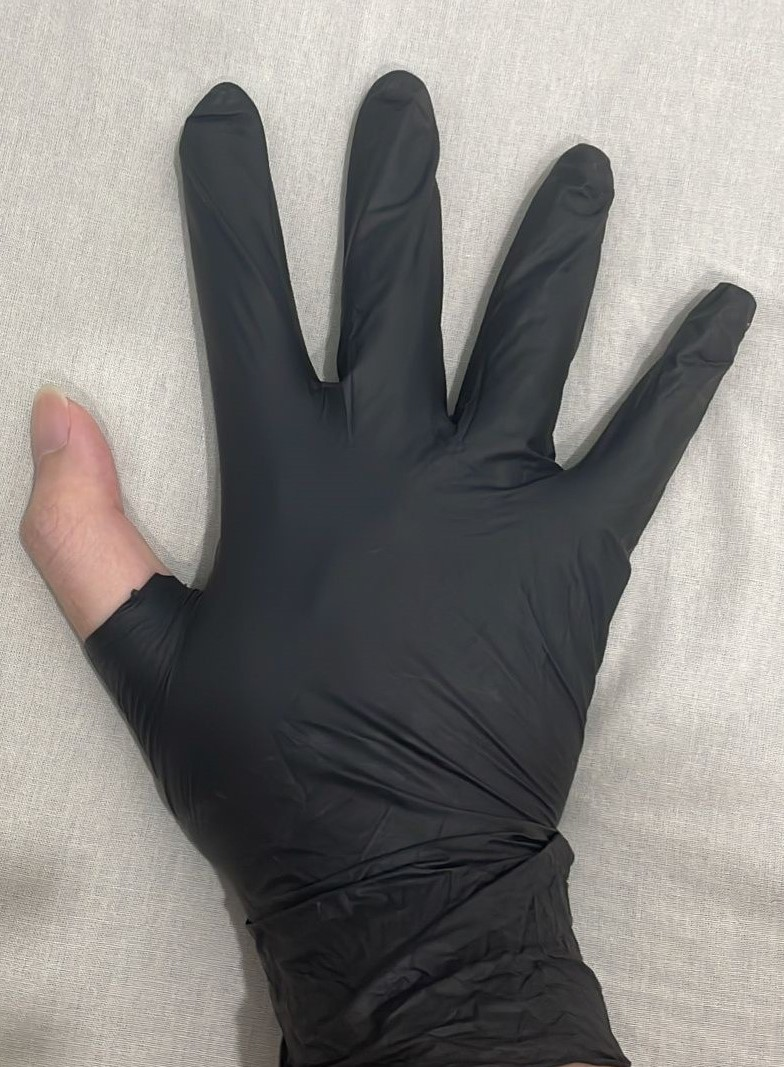
%> input picture Rubber Nitrile/RubberNitrile_pic/RNMissingFinger_1.jpg, 784 x 1067 px
$ octave --eval "RubberNitrileMissingFingerDetector(imread('RubberNitrile_pic/RNMissingFinger_1.jpg'));"   (GNU Octave 9; MATLAB toolbox functions it lacks are replaced by stand-ins)
%> lines starting %> are read from the running program, lines starting %| are printed output that depends on the picture; in (x1, y1, x2, y2) boxes, pixels count from 0 and x2, y2 are one past the last pixel; in counts of white or black regions, pixels touching at a corner belong together; the program's own positions count from 1
function RubberNitrileMissingFingerDetector(input_img)
    try
        % Convert image to grayscale
        gray_img = rgb2gray(input_img);

        % Apply Gaussian filter for smoothing
        blurred_img = imgaussfilt(gray_img, 4);

        % Threshold image to create a binary mask for the glove area
        complete_mask = imbinarize(blurred_img, 0.65);
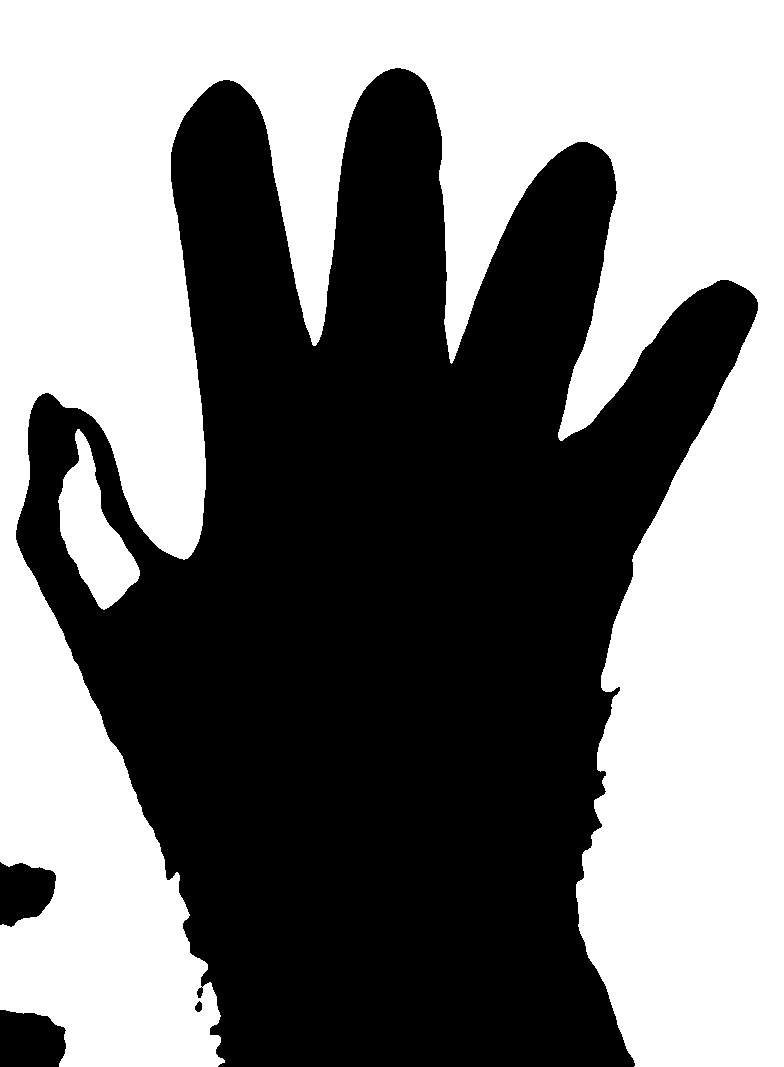
%> complete_mask: size 1067x784 logical; 48.7% white; 2 white regions, box (x1, y1, x2, y2) and area: (0, 0, 784, 1067) 400521, (58, 429, 140, 610) 6866
        RNMF_defect_mask = imbinarize(blurred_img, 0.40);
%> RNMF_defect_mask: size 1067x784 logical; 56% white; 1 black region, box (x1, y1, x2, y2) and area: (82, 73, 752, 1067) 368470

        % Invert the glove mask
        complete_mask = ~complete_mask;
        RNMF_defect_mask = ~RNMF_defect_mask;

        % Fill any holes in the binary mask for the glove area
        completed_filled_mask = imfill(complete_mask, 'holes');
%> completed_filled_mask: size 1067x784 logical; 52.1% white; 1 black region, box (x1, y1, x2, y2) and area: (0, 0, 784, 1067) 400521

        % Apply morphological opening to remove noise from the glove mask
        structuring_element_glove = strel('disk', 10);
        complete_opened_mask = imopen(completed_filled_mask, structuring_element_glove);
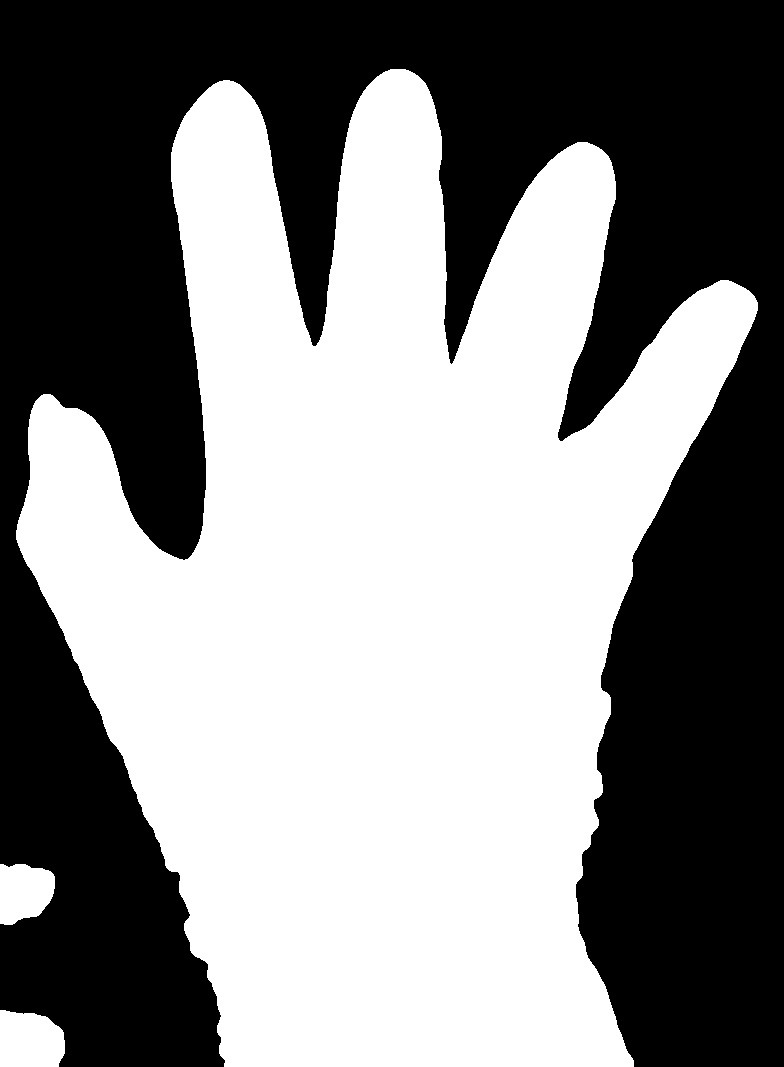
%> complete_opened_mask: size 1067x784 logical; 52% white; 1 black region, box (x1, y1, x2, y2) and area: (0, 0, 784, 1067) 401170

        % Remove small objects from the glove mask
        min_glove_area_threshold = 1000; % Adjust as needed
        RNMF_glove_filtered_mask = bwareaopen(complete_opened_mask, min_glove_area_threshold);

        SE1 = strel('disk', 15); % Adjust the size as needed

        % Erode the thresholded image
        RNMF_glove_filtered_mask = imerode(RNMF_glove_filtered_mask, SE1);
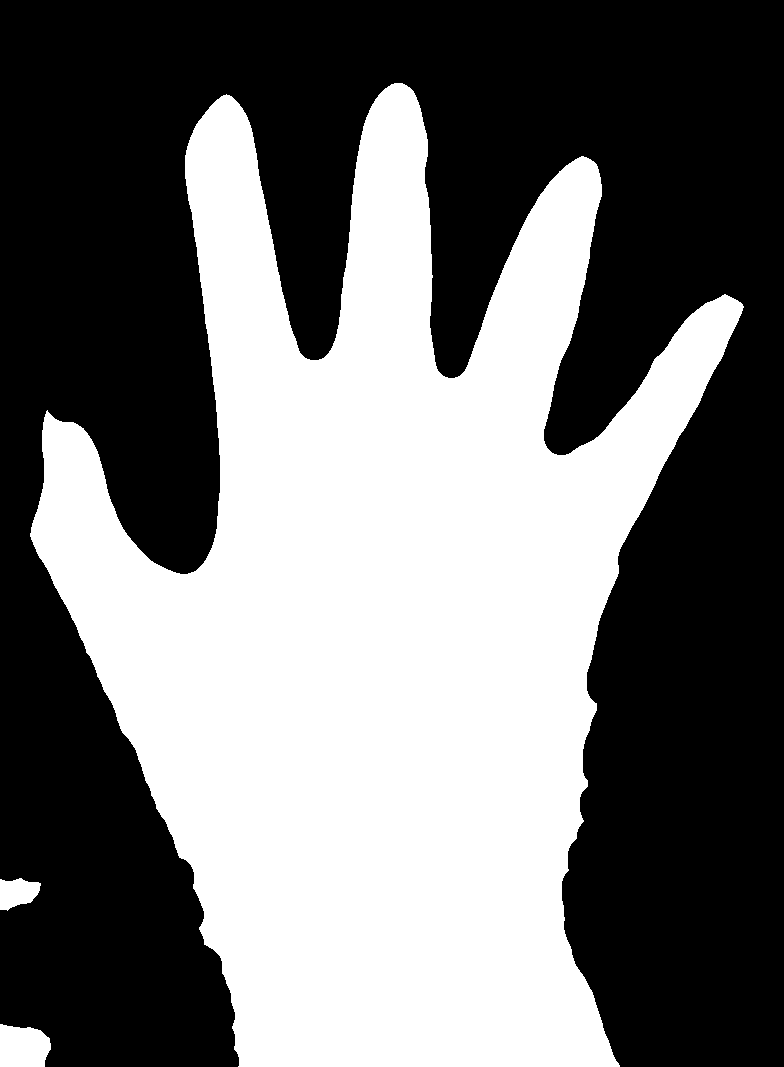
%> RNMF_glove_filtered_mask: size 1067x784 logical; 44.7% white; 3 white regions, box (x1, y1, x2, y2) and area: (30, 83, 744, 1067) 371047, (0, 1024, 51, 1067) 1874, (0, 878, 41, 911) 955

        nhood = ones(5);
        open = strel(nhood);
        RNMF_defect_mask = imopen(RNMF_defect_mask, open);
%> RNMF_defect_mask: size 1067x784 logical; 44% white; 1 white region, box (x1, y1, x2, y2) and area: (83, 73, 752, 1067) 368466

        RN_missingfinger = imsubtract(RNMF_glove_filtered_mask, RNMF_defect_mask);
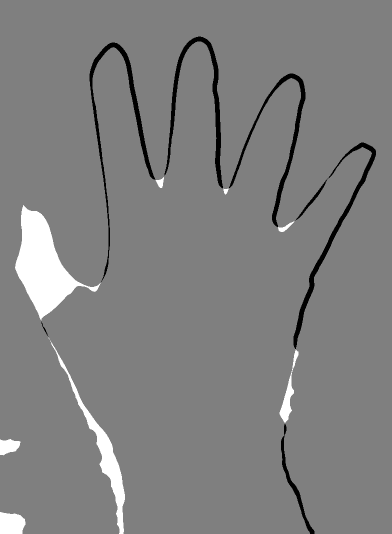
%> RN_missingfinger: size 1067x784 double (shown at 1/2 size); min -1, max 1, mean 0.00647; drawn with min black and max white
        RN_missingfinger = im2bw(RN_missingfinger);
%> RN_missingfinger: size 1067x784 logical; 3.1% white; 10 white regions (2 under 20 px), largest, box (x1, y1, x2, y2) and area: (30, 410, 201, 641) 15243, (100, 681, 250, 1067) 6068, (0, 1024, 51, 1067) 1874
        SE2 = strel('square', 2);
        RN_missingfinger = imopen(RN_missingfinger, SE2);
%> RN_missingfinger: size 1067x784 logical; 3.1% white; 11 white regions (2 under 20 px), largest, box (x1, y1, x2, y2) and area: (30, 411, 200, 640) 15237, (103, 687, 250, 1067) 6061, (0, 1024, 51, 1067) 1874

        SE3 = strel('disk', 2); % Adjust the size as needed
        % Erode the thresholded image
        RN_missingfinger = imerode(RN_missingfinger, SE3);
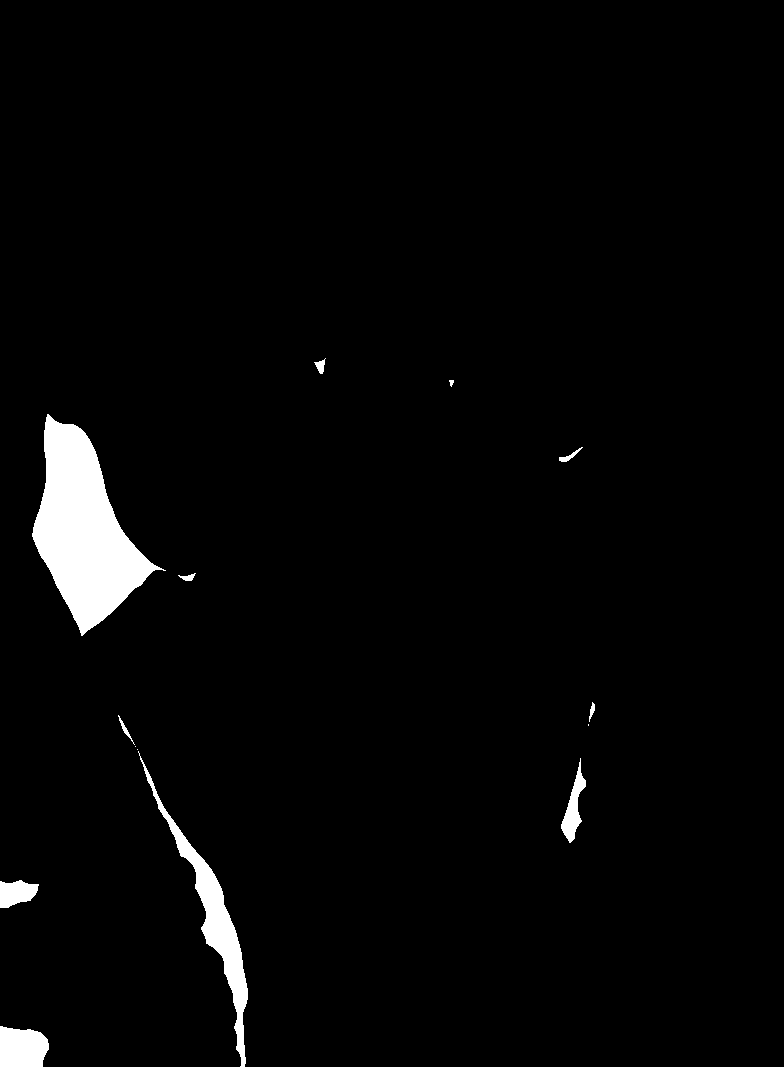
%> RN_missingfinger: size 1067x784 logical; 2.7% white; 14 white regions (3 under 20 px)
        save(fullfile(pwd, 'RNpic.mat'),'RNMF_glove_filtered_mask', 'RNMF_defect_mask', 'RN_missingfinger');

        % Find the connected components in the stitch mask
        finger_cc = bwconncomp(RN_missingfinger);
%> finger_cc = 14 connected components

        % Calculate the properties of connected components
        finger_props = regionprops(finger_cc, 'BoundingBox', 'Area');
%> finger_props = 14 regions; largest, box (x1, y1, x2, y2) and Area: (32, 414, 166, 636) 14033, (138, 751, 248, 1067) 4476, (0, 1026, 49, 1067) 1719, (561, 758, 586, 843) 820, (0, 880, 39, 908) 777

        % Threshold for minimum area of detected stitch (adjust as needed)
        min_finger_area = 4500;

        % Filter out small stitches based on area threshold
        LMissingFinger = finger_props([finger_props.Area] > min_finger_area);
%> LMissingFinger = 1 region; box (x1, y1, x2, y2) and Area: (32, 414, 166, 636) 14033

        save(fullfile(pwd, 'RNvariables.mat'), 'LMissingFinger');
    catch ME
        disp(ME.message);
    end
end

$ run again, on Rubber Nitrile/RubberNitrile_pic/RNMissingFinger_2.jpg
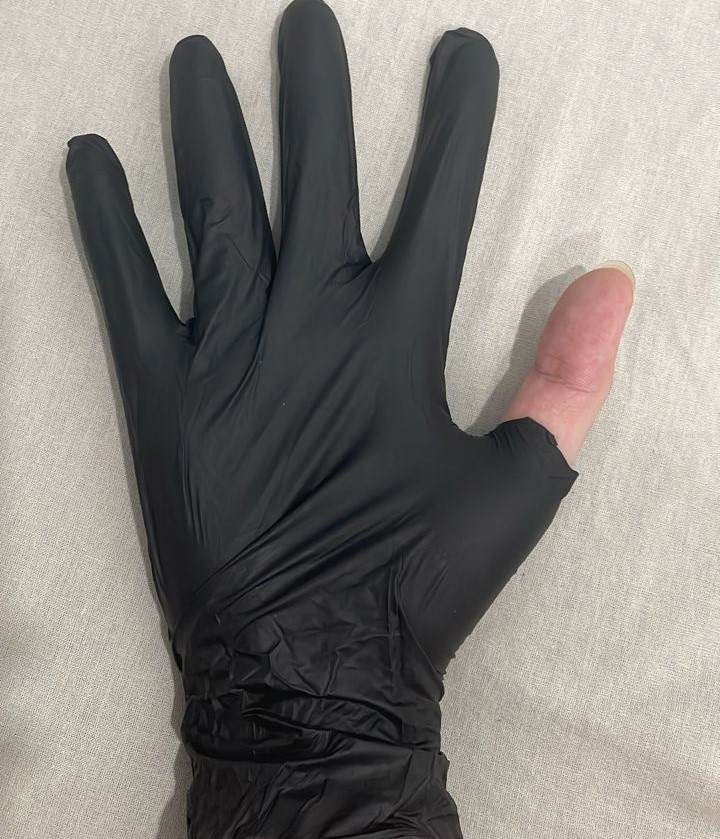
%> input picture Rubber Nitrile/RubberNitrile_pic/RNMissingFinger_2.jpg, 720 x 839 px
%> in RubberNitrileMissingFingerDetector, `complete_mask = imbinarize(blurred_img, 0.65);`:
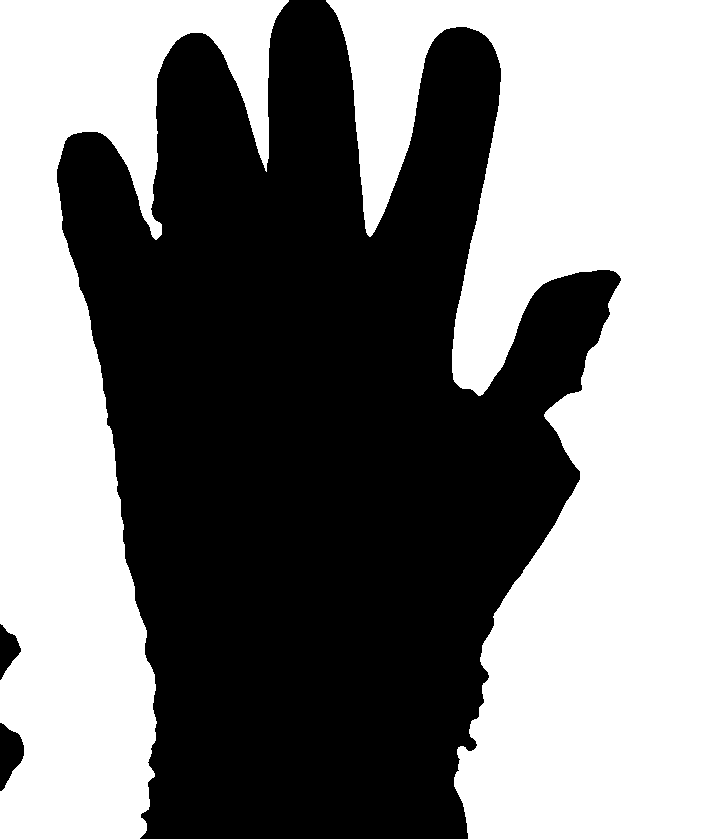
%> complete_mask: size 839x720 logical; 50.4% white; 3 black regions, box (x1, y1, x2, y2) and area: (57, 0, 621, 839) 297659, (0, 723, 24, 791) 1040, (0, 624, 21, 680) 654
%> complete_opened_mask: size 839x720 logical; 49.5% white; 3 white regions, box (x1, y1, x2, y2) and area: (57, 0, 619, 839) 297374, (0, 725, 24, 784) 996, (0, 629, 20, 671) 593
%> in RubberNitrileMissingFingerDetector, `RN_missingfinger = imerode(RN_missingfinger, SE3);`:
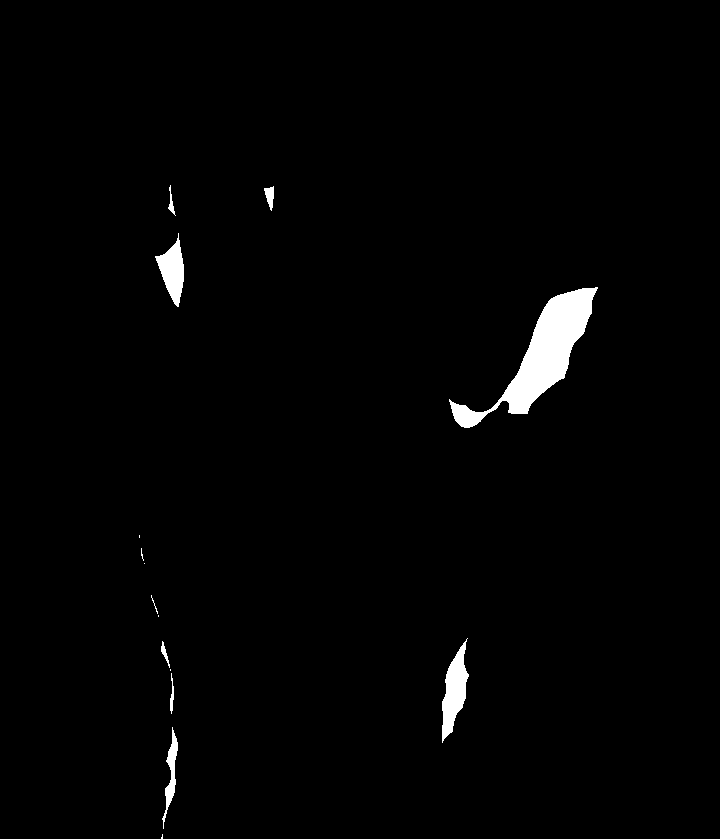
%> RN_missingfinger: size 839x720 logical; 1.6% white; 15 white regions (6 under 20 px)
%> finger_cc = 15 connected components
%> finger_props = 15 regions; largest, box (x1, y1, x2, y2) and Area: (449, 287, 598, 428) 5949, (442, 638, 469, 743) 1433, (155, 233, 184, 307) 1083, (162, 727, 178, 829) 532, (264, 186, 274, 211) 150
%> LMissingFinger = 1 region; box (x1, y1, x2, y2) and Area: (449, 287, 598, 428) 5949

$ run again, on Rubber Nitrile/RubberNitrile_pic/RNStain_1.jpg
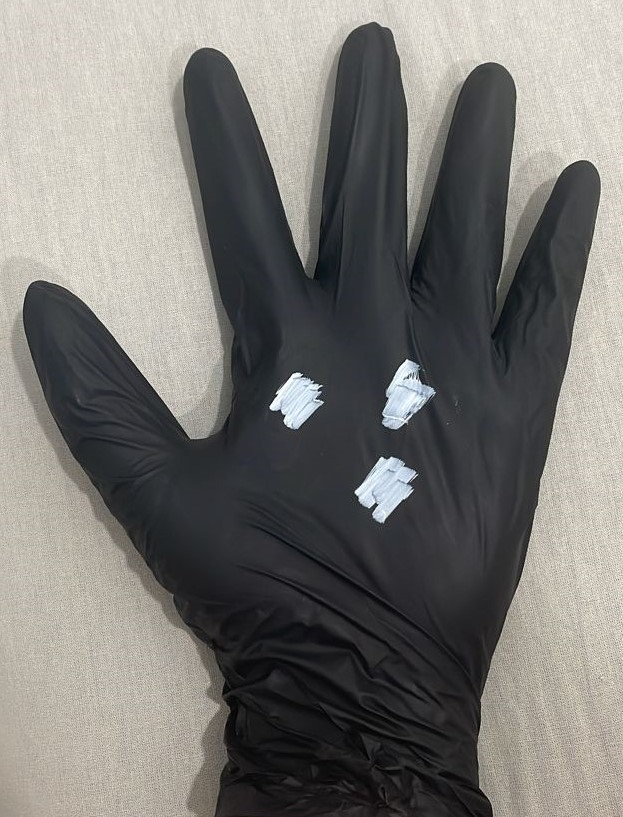
%> input picture Rubber Nitrile/RubberNitrile_pic/RNStain_1.jpg, 623 x 817 px
%> in RubberNitrileMissingFingerDetector, `complete_mask = imbinarize(blurred_img, 0.65);`:
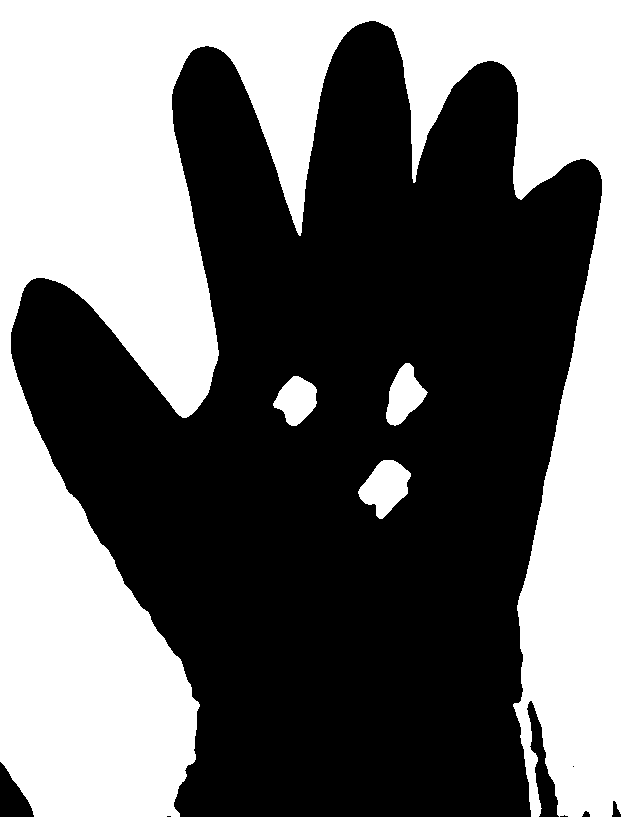
%> complete_mask: size 817x623 logical; 42.8% white; 4 white regions, box (x1, y1, x2, y2) and area: (0, 0, 623, 817) 212853, (358, 460, 411, 519) 1883, (386, 363, 428, 426) 1518, (273, 376, 317, 426) 1430
%> completed_filled_mask: size 817x623 logical; 58.2% white; 1 black region, box (x1, y1, x2, y2) and area: (0, 0, 623, 817) 212853
%> complete_opened_mask: size 817x623 logical; 57.9% white; 1 black region, box (x1, y1, x2, y2) and area: (0, 0, 623, 817) 214493
%> RNMF_glove_filtered_mask: size 817x623 logical; 49.6% white; 2 white regions, box (x1, y1, x2, y2) and area: (25, 35, 588, 817) 251990, (0, 788, 19, 817) 326
%> in RubberNitrileMissingFingerDetector, `RN_missingfinger = imerode(RN_missingfinger, SE3);`:
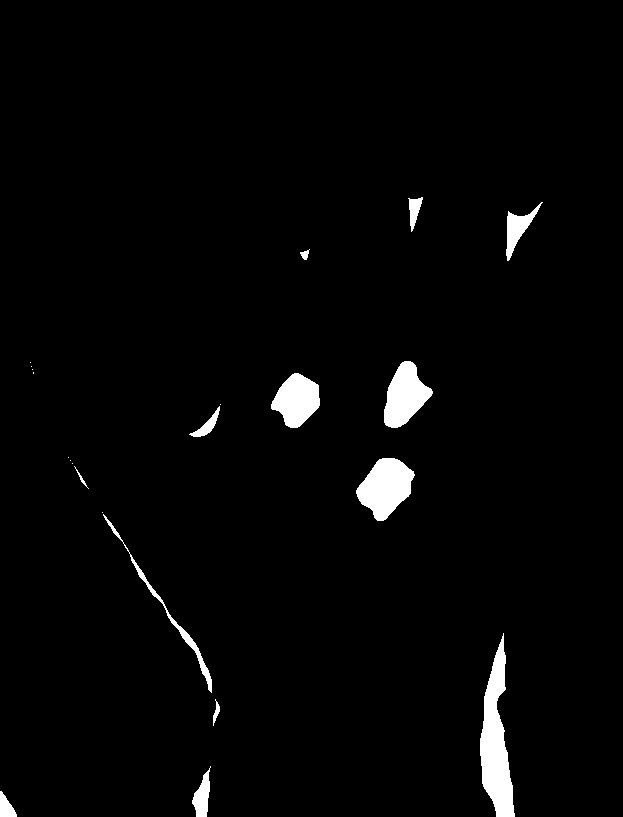
%> RN_missingfinger: size 817x623 logical; 2.5% white; 22 white regions (9 under 20 px)
%> finger_cc = 22 connected components
%> finger_props = 22 regions; largest, box (x1, y1, x2, y2) and Area: (480, 633, 515, 817) 3427, (356, 458, 415, 521) 2344, (384, 361, 433, 428) 1984, (271, 373, 320, 428) 1788, (103, 514, 212, 693) 798
%> LMissingFinger = 0 regions
